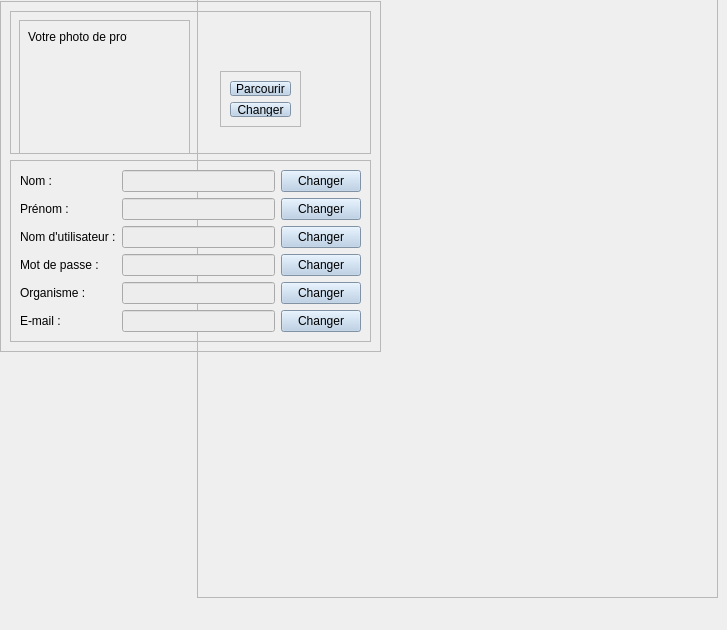
                <widget class="QWidget" name="tab_5">
                 <attribute name="icon">
                  <iconset resource="source.qrc">
                   <normaloff>:/icones/icons/baseline_contact_phone_black_24dp.png</normaloff>:/icones/icons/baseline_contact_phone_black_24dp.png</iconset>
                 </attribute>
                 <attribute name="title">
                  <string>Informations personnelles</string>
                 </attribute>
                 <widget class="QFrame" name="frame_50">
                  <property name="geometry">
                   <rect>
                    <x>197</x>
                    <y>-23</y>
                    <width>521</width>
                    <height>621</height>
                   </rect>
                  </property>
                  <property name="frameShape">
                   <enum>QFrame::StyledPanel</enum>
                  </property>
                  <property name="frameShadow">
                   <enum>QFrame::Raised</enum>
                  </property>
                  <layout class="QHBoxLayout" name="horizontalLayout_21">
                   <item>
                    <widget class="QLabel" name="label_59">
                     <property name="text">
                      <string/>
                     </property>
                     <property name="pixmap">
                      <pixmap resource="source.qrc">:/images/images/Noir Élégant Immobilier Flyer (1).png</pixmap>
                     </property>
                    </widget>
                   </item>
                  </layout>
                 </widget>
                 <widget class="QFrame" name="frame_51">
                  <property name="geometry">
                   <rect>
                    <x>0</x>
                    <y>1</y>
                    <width>381</width>
                    <height>351</height>
                   </rect>
                  </property>
                  <property name="frameShape">
                   <enum>QFrame::StyledPanel</enum>
                  </property>
                  <property name="frameShadow">
                   <enum>QFrame::Raised</enum>
                  </property>
                  <layout class="QVBoxLayout" name="verticalLayout_29">
                   <item>
                    <widget class="QFrame" name="frame_49">
                     <property name="frameShape">
                      <enum>QFrame::StyledPanel</enum>
                     </property>
                     <property name="frameShadow">
                      <enum>QFrame::Raised</enum>
                     </property>
                     <widget class="QFrame" name="frame_52">
                      <property name="geometry">
                       <rect>
                        <x>9</x>
                        <y>9</y>
                        <width>171</width>
                        <height>151</height>
                       </rect>
                      </property>
                      <property name="frameShape">
                       <enum>QFrame::StyledPanel</enum>
                      </property>
                      <property name="frameShadow">
                       <enum>QFrame::Raised</enum>
                      </property>
                      <widget class="QLabel" name="label_11">
                       <property name="geometry">
                        <rect>
                         <x>9</x>
                         <y>9</y>
                         <width>99</width>
                         <height>16</height>
                        </rect>
                       </property>
                       <property name="text">
                        <string>Votre photo de profil</string>
                       </property>
                      </widget>
                      <widget class="QLabel" name="label_9">
                       <property name="geometry">
                        <rect>
                         <x>30</x>
                         <y>30</y>
                         <width>121</width>
                         <height>101</height>
                        </rect>
                       </property>
                       <property name="styleSheet">
                        <string notr="true">image: url(:/images/images/PSX_20210211_162405.jpg);</string>
                       </property>
                       <property name="text">
                        <string/>
                       </property>
                      </widget>
                     </widget>
                     <widget class="QFrame" name="frame_53">
                      <property name="geometry">
                       <rect>
                        <x>210</x>
                        <y>60</y>
                        <width>81</width>
                        <height>56</height>
                       </rect>
                      </property>
                      <property name="frameShape">
                       <enum>QFrame::StyledPanel</enum>
                      </property>
                      <property name="frameShadow">
                       <enum>QFrame::Raised</enum>
                      </property>
                      <layout class="QVBoxLayout" name="verticalLayout_28">
                       <item alignment="Qt::AlignVCenter">
                        <widget class="QPushButton" name="pushButton_41">
                         <property name="styleSheet">
                          <string notr="true">background-color: rgb(179, 204, 230);</string>
                         </property>
                         <property name="text">
                          <string>Parcourir</string>
                         </property>
                         <property name="icon">
                          <iconset resource="source.qrc">
                           <normaloff>:/icones/icons/baseline_folder_black_24dp.png</normaloff>:/icones/icons/baseline_folder_black_24dp.png</iconset>
                         </property>
                        </widget>
                       </item>
                       <item alignment="Qt::AlignVCenter">
                        <widget class="QPushButton" name="pushButton_42">
                         <property name="styleSheet">
                          <string notr="true">background-color: rgb(179, 204, 230);</string>
                         </property>
                         <property name="text">
                          <string>Changer</string>
                         </property>
                         <property name="icon">
                          <iconset resource="source.qrc">
                           <normaloff>:/icones/icons/baseline_wifi_protected_setup_black_24dp.png</normaloff>:/icones/icons/baseline_wifi_protected_setup_black_24dp.png</iconset>
                         </property>
                        </widget>
                       </item>
                      </layout>
                     </widget>
                    </widget>
                   </item>
                   <item>
                    <widget class="QFrame" name="frame_48">
                     <property name="frameShape">
                      <enum>QFrame::StyledPanel</enum>
                     </property>
                     <property name="frameShadow">
                      <enum>QFrame::Raised</enum>
                     </property>
                     <layout class="QGridLayout" name="gridLayout_7">
                      <item row="5" column="0">
                       <widget class="QLabel" name="label_58">
                        <property name="text">
                         <string>E-mail :</string>
                        </property>
                       </widget>
                      </item>
                      <item row="2" column="0">
                       <widget class="QLabel" name="label_55">
                        <property name="text">
                         <string>Nom d'utilisateur :</string>
                        </property>
                       </widget>
                      </item>
                      <item row="1" column="3">
                       <widget class="QPushButton" name="pushButton_36">
                        <property name="styleSheet">
                         <string notr="true">background-color: rgb(179, 204, 230);</string>
                        </property>
                        <property name="text">
                         <string>Changer</string>
                        </property>
                        <property name="icon">
                         <iconset resource="source.qrc">
                          <normaloff>:/icones/icons/baseline_wifi_protected_setup_black_24dp.png</normaloff>:/icones/icons/baseline_wifi_protected_setup_black_24dp.png</iconset>
                        </property>
                       </widget>
                      </item>
                      <item row="0" column="3">
                       <widget class="QPushButton" name="pushButton_35">
                        <property name="styleSheet">
                         <string notr="true">background-color: rgb(179, 204, 230);</string>
                        </property>
                        <property name="text">
                         <string>Changer</string>
                        </property>
                        <property name="icon">
                         <iconset resource="source.qrc">
                          <normaloff>:/icones/icons/baseline_wifi_protected_setup_black_24dp.png</normaloff>:/icones/icons/baseline_wifi_protected_setup_black_24dp.png</iconset>
                        </property>
                       </widget>
                      </item>
                      <item row="3" column="2">
                       <widget class="QLineEdit" name="lineEdit_6">
                        <property name="styleSheet">
                         <string notr="true">background-color: rgb(237, 237, 237);</string>
                        </property>
                       </widget>
                      </item>
                      <item row="2" column="2">
                       <widget class="QLineEdit" name="lineEdit_5">
                        <property name="styleSheet">
                         <string notr="true">background-color: rgb(237, 237, 237);</string>
                        </property>
                       </widget>
                      </item>
                      <item row="4" column="3">
                       <widget class="QPushButton" name="pushButton_38">
                        <property name="styleSheet">
                         <string notr="true">background-color: rgb(179, 204, 230);</string>
                        </property>
                        <property name="text">
                         <string>Changer</string>
                        </property>
                        <property name="icon">
                         <iconset resource="source.qrc">
                          <normaloff>:/icones/icons/baseline_wifi_protected_setup_black_24dp.png</normaloff>:/icones/icons/baseline_wifi_protected_setup_black_24dp.png</iconset>
                        </property>
                       </widget>
                      </item>
                      <item row="2" column="3">
                       <widget class="QPushButton" name="pushButton_40">
                        <property name="styleSheet">
                         <string notr="true">background-color: rgb(179, 204, 230);</string>
                        </property>
                        <property name="text">
                         <string>Changer</string>
                        </property>
                        <property name="icon">
                         <iconset resource="source.qrc">
                          <normaloff>:/icones/icons/baseline_wifi_protected_setup_black_24dp.png</normaloff>:/icones/icons/baseline_wifi_protected_setup_black_24dp.png</iconset>
                        </property>
                       </widget>
                      </item>
                      <item row="5" column="2">
                       <widget class="QLineEdit" name="lineEdit_8">
                        <property name="styleSheet">
                         <string notr="true">background-color: rgb(237, 237, 237);</string>
                        </property>
                       </widget>
                      </item>
                      <item row="5" column="3">
                       <widget class="QPushButton" name="pushButton_39">
                        <property name="styleSheet">
                         <string notr="true">background-color: rgb(179, 204, 230);</string>
                        </property>
                        <property name="text">
                         <string>Changer</string>
                        </property>
                        <property name="icon">
                         <iconset resource="source.qrc">
                          <normaloff>:/icones/icons/baseline_wifi_protected_setup_black_24dp.png</normaloff>:/icones/icons/baseline_wifi_protected_setup_black_24dp.png</iconset>
                        </property>
                       </widget>
                      </item>
                      <item row="4" column="2">
                       <widget class="QLineEdit" name="lineEdit_7">
                        <property name="styleSheet">
                         <string notr="true">background-color: rgb(237, 237, 237);</string>
                        </property>
                       </widget>
                      </item>
                      <item row="1" column="0">
                       <widget class="QLabel" name="label_54">
                        <property name="text">
                         <string>Prénom :</string>
                        </property>
                       </widget>
                      </item>
                      <item row="0" column="0">
                       <widget class="QLabel" name="label_53">
                        <property name="text">
                         <string>Nom :</string>
                        </property>
                       </widget>
                      </item>
                      <item row="3" column="3">
                       <widget class="QPushButton" name="pushButton_37">
                        <property name="styleSheet">
                         <string notr="true">background-color: rgb(179, 204, 230);</string>
                        </property>
                        <property name="text">
                         <string>Changer</string>
                        </property>
                        <property name="icon">
                         <iconset resource="source.qrc">
                          <normaloff>:/icones/icons/baseline_wifi_protected_setup_black_24dp.png</normaloff>:/icones/icons/baseline_wifi_protected_setup_black_24dp.png</iconset>
                        </property>
                       </widget>
                      </item>
                      <item row="4" column="0">
                       <widget class="QLabel" name="label_57">
                        <property name="text">
                         <string>Organisme :</string>
                        </property>
                       </widget>
                      </item>
                      <item row="3" column="0">
                       <widget class="QLabel" name="label_56">
                        <property name="text">
                         <string>Mot de passe :</string>
                        </property>
                       </widget>
                      </item>
                      <item row="0" column="2">
                       <widget class="QLineEdit" name="lineEdit_3">
                        <property name="styleSheet">
                         <string notr="true">background-color: rgb(237, 237, 237);</string>
                        </property>
                       </widget>
                      </item>
                      <item row="1" column="2">
                       <widget class="QLineEdit" name="lineEdit_4">
                        <property name="styleSheet">
                         <string notr="true">background-color: rgb(237, 237, 237);</string>
                        </property>
                       </widget>
                      </item>
                     </layout>
                    </widget>
                   </item>
                  </layout>
                 </widget>
                </widget>
